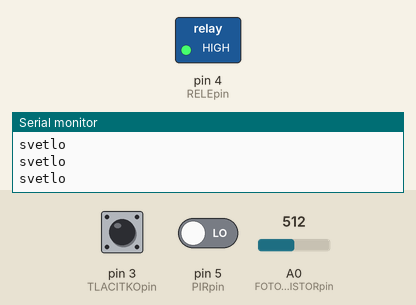
Simulated run of this sketch. Board: Arduino Uno, built with avr-gcc and run on an emulated ATmega328P. Parts: switched loads named in the sketch (green lamp = pin HIGH), the last lines printed to the serial monitor. Dashed ring = blinking. Inputs (shaded band) come from the test bench; at power-on: pin 3 (TLACITKOpin) LOW, A0 (FOTOREZISTORpin) = 512, pin 5 (PIRpin) LOW.

Above: at 1.2 s.
1.3 s: pin 3 (TLACITKOpin) driven HIGH
At 2.5 s:
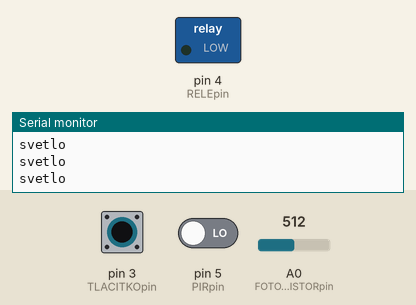
2.8 s: A0 (FOTOREZISTORpin) set to 122
4.7 s: pin 3 (TLACITKOpin) pulsed LOW 5 times (0.12 s each, 0.3 s apart)
At 5.05 s:
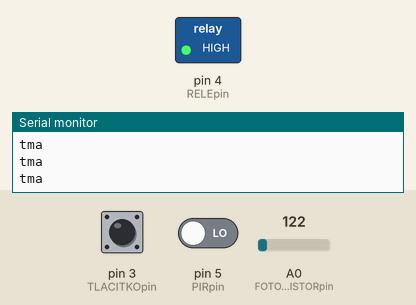
7.7 s: pin 5 (PIRpin) driven HIGH
At 8.4 s:
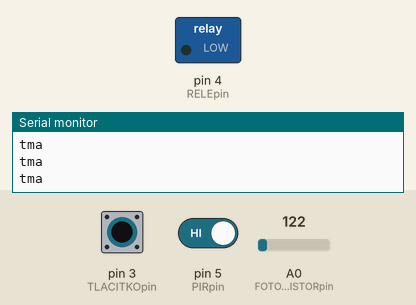
9.2 s: A0 (FOTOREZISTORpin) set to 149
10.7 s: A0 (FOTOREZISTORpin) set to 174
At 11.0 s:
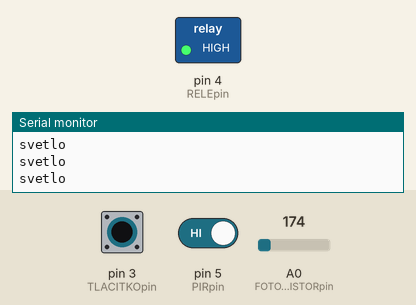
Timing chart, 0 to 13.7 s (numbered marks = the images above; inputs shaded):
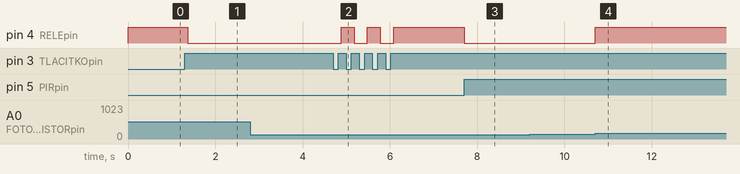

The sketch:

prijimac.ino
```cpp
// Knihovna pro ovládání po rádiu
#include <RCSwitch.h>

// Definování pinů
#define LEDpin 13          // pin s LED ukazující status
#define RELEpin 4          // pin připojené relé
#define PIRpin 5           // pin připojený PIR senzor
#define TLACITKOpin 3      // pin s tlačítkem (musí být #2/#3 kvůli přerušení)
#define FOTOREZISTORpin A0 // pin s fotorezistorem, analogový!

//"debouncing" po stisku tlačítka
#define PRODLEVA 50        // prodleva pro čtení tlačítka v milisekundách

int PIRstav = LOW;         // inicializujeme počáteční stav jako vypnuto (načítá stav PIR senzoru)
int hodnota = 0;           // proměná pro čtení hodnoty na senzoru PIR

int soucasny_stav = LOW;   // současný stav (mód ve kterém pracujeme) čidlo/(zap/vyp)

// Určování světla/tmy
int fotorezistor_hodnota;  // Sem se načítá hodnota analogového vstupu
#define odchylka 10        // Odchylka měření (aby nepřepínalo při každé změně na senzoru)
#define hranice_svetlo 150 // Napište, při jaké hodnotě na fotorezistoru chcete zapínat PIR (tma)
int tma;                   // Zapíše jestli je tma -> 1

// Inicializujeme, jestli je aktivní čtení z čidla pohybu PIR (trvale zapnuto = true)
volatile boolean blokovani = false;

//Uložení času změny stavu tlačítka
unsigned long cas_zmeny = 0;

RCSwitch mySwitch = RCSwitch();

// Funkce, která přepíná stav trvale zapnuto/čtení ze senzoru (invertuje stav)
void blokovani_pohybu() {
  // nereaguje na podněty PIR čidla, blokovani
  if (blokovani) {
    digitalWrite(LEDpin, LOW);    // vypne se signalizační dioda
    Serial.println("LED vypnuta");
    digitalWrite(RELEpin, HIGH);  // Vypne se relé (obrácená logika -> 0 = zapnuto)
    blokovani = false;            // nastaví se příznak
  }
  else {
    digitalWrite(LEDpin, HIGH);  // zapne se signalizační dioda
    Serial.println("led zapnuta");
    digitalWrite(RELEpin, LOW);  // zapne relé
    blokovani = true;            // nastaví se příznak
  }
}

void setup() {
  pinMode(RELEpin, OUTPUT);       // Nastavení relé jako výstup
  pinMode(PIRpin, INPUT);         // Nastavení PIR senzoru jako výstup
  pinMode(TLACITKOpin, INPUT);    // Nastavení tlačítka jako vstup (zapojeno přes pull-down rezistor -> log1 = zapnuto)
  pinMode(FOTOREZISTORpin, INPUT);// Nastavení fotorezistoru jako analogový vstup

  mySwitch.enableReceive(0);      // Přijímač je na pinu přerušení 0 -> arduino uno pin #2

// Zahájení komunikace po sériové lince, rychlost 9 600 baudů (v monitoru potřeba nastavit správnou rychlost)
  Serial.begin(9600);
}

void loop() {
  // Načtení napětí na vstupu s fotorezistorem
  fotorezistor_hodnota = analogRead(FOTOREZISTORpin);
  // Určuje, jestli je světlo/tma za použití hystereze
  if(fotorezistor_hodnota < (hranice_svetlo - odchylka)){
    tma = 1;
    Serial.println("tma");
    }
  else if(fotorezistor_hodnota > (hranice_svetlo + odchylka)){
    tma = 0;
    Serial.println("svetlo");
    }
  //Serial.println(fotorezistor_hodnota); // Zahltí konsoli, jen při debug

  // Chování při stisku tlačítka
  if (digitalRead(TLACITKOpin) == HIGH) {
    // Porovná stavy a cas (z důvodu kolísání log1 kvůli stavbě tlačítka)
    if (soucasny_stav == LOW && (millis() - cas_zmeny) > PRODLEVA) {
      soucasny_stav = HIGH;
      // Provede funkci (převrátí stav neblokovaného na blokovaný)
      blokovani_pohybu();
      Serial.println("tlačítko stisknuto");
    }
  }
  else {
    // načte do proměnné cas_zmeny aktuální čas od startu programu
    cas_zmeny = millis();
    soucasny_stav = LOW;
  }
  if (mySwitch.available()) {

    int hodnota = mySwitch.getReceivedValue();

    // Hodnota z tlačítka ON v decimálním zápisu
    if (hodnota == 1361) {
      Serial.println("rele zapnuto");
      Serial.print("Received ");
      Serial.print( mySwitch.getReceivedValue() );
      // Převrátí stav na blokovaný (z funkce blokovani_pohybu)
      digitalWrite(LEDpin, HIGH);  // zapne se signalizační dioda
      Serial.println("led zapnuta");
      digitalWrite(RELEpin, LOW);  // zapne relé
      blokovani = true;            // nastaví se příznak
      mySwitch.resetAvailable();
    }
    // Hodnota z tlačítka OFF v decimálním zápisu
    else if (hodnota == 1364) {
      Serial.println("rele vypnuto");
      Serial.print("Received ");
      Serial.print( mySwitch.getReceivedValue() );
      // Převrátí stav na blokovaný (z funkce blokovani_pohybu)
      digitalWrite(LEDpin, LOW);    // vypne se signalizační dioda
      Serial.println("LED vypnuta");
      digitalWrite(RELEpin, HIGH);  // Vypne se relé (obrácená logika -> 0 = zapnuto)
      blokovani = false;            // nastaví se příznak
      mySwitch.resetAvailable();
    }
    else {
      Serial.println("nevysíláme");
      mySwitch.resetAvailable();
    }
  }

// Pracuje pouze pokud nebylo stisknuto tlačíko nebo příkaz po rádiu
// Zajišťuje zapíná na základě pohybu (PIR senzor)
  if (!blokovani) {
    hodnota = digitalRead(PIRpin);  // Přečte výstup PIR senzoru
    // Kontrola, jestli je detekován pohyb
    // Zároveň musí být splněna podmínka tmy (detekováno fotorezistorem)
    if (hodnota == HIGH && tma == 1) {
      digitalWrite(RELEpin, LOW);  // zapne relé
      //Mění stav čidla v proměnné PIRstav z LOW na HIGH
      if (PIRstav == LOW) {
       Serial.println("Pohyb detekován");
        // Přepisujeme pouze stav pinu, nikoliv soucasny_stav (blokovani...)
        PIRstav = HIGH;
      }
    }
    else {
      digitalWrite(RELEpin, HIGH); // Vypne relé
      // Změní stav proměnné PIRstav na LOW
      if (PIRstav == HIGH) {
        Serial.println("Pohyb skončil");
        // Přepisujeme pouze stav pinu, nikoliv soucasny_stav (blokovani...)
        PIRstav = LOW;
      }
    }
  }
}
```

Measured:
- the behaviour switches between 160 and 161 on A0 (FOTOREZISTORpin) (found by bisection; images 3 and 4)
- after the input at 1.3 s, pin 4 (RELEpin): HIGH → LOW after 0.07 s
- after the input at 4.7 s, pin 4 (RELEpin): alternates HIGH for 0.30 s and LOW for 0.30 s, 5 changes in all, then stays HIGH, starting after 0.18 s
- after the input at 7.7 s, pin 4 (RELEpin): HIGH → LOW at once
- after the input at 10.7 s, pin 4 (RELEpin): LOW → HIGH at once
